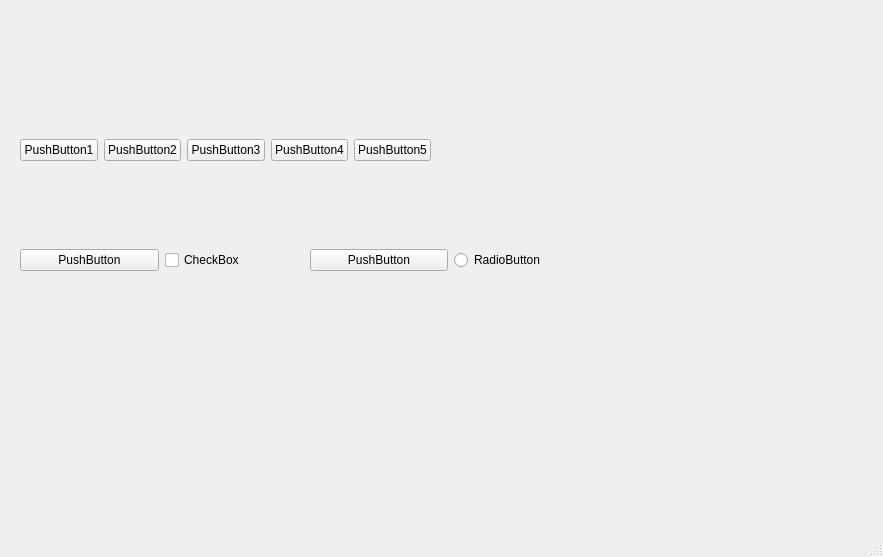
<?xml version="1.0" encoding="UTF-8"?>
<ui version="4.0">
 <class>MainWindow</class>
 <widget class="QMainWindow" name="MainWindow">
  <property name="geometry">
   <rect>
    <x>0</x>
    <y>0</y>
    <width>883</width>
    <height>557</height>
   </rect>
  </property>
  <property name="windowTitle">
   <string>MainWindow</string>
  </property>
  <widget class="QWidget" name="centralwidget">
   <widget class="QWidget" name="horizontalLayoutWidget">
    <property name="geometry">
     <rect>
      <x>20</x>
      <y>220</y>
      <width>573</width>
      <height>80</height>
     </rect>
    </property>
    <layout class="QHBoxLayout" name="horizontalLayout_2">
     <item>
      <widget class="QPushButton" name="pushButton_9">
       <property name="text">
        <string>PushButton</string>
       </property>
      </widget>
     </item>
     <item>
      <widget class="QCheckBox" name="checkBox">
       <property name="text">
        <string>CheckBox</string>
       </property>
      </widget>
     </item>
     <item>
      <widget class="QPushButton" name="pushButton_10">
       <property name="text">
        <string>PushButton</string>
       </property>
      </widget>
     </item>
     <item>
      <widget class="QRadioButton" name="radioButton">
       <property name="text">
        <string>RadioButton</string>
       </property>
      </widget>
     </item>
    </layout>
   </widget>
   <widget class="QWidget" name="">
    <property name="geometry">
     <rect>
      <x>20</x>
      <y>130</y>
      <width>411</width>
      <height>41</height>
     </rect>
    </property>
    <layout class="QHBoxLayout" name="horizontalLayout">
     <item>
      <widget class="QPushButton" name="pushButton">
       <property name="text">
        <string>PushButton1</string>
       </property>
      </widget>
     </item>
     <item>
      <widget class="QPushButton" name="pushButton_2">
       <property name="text">
        <string>PushButton2</string>
       </property>
      </widget>
     </item>
     <item>
      <widget class="QPushButton" name="pushButton_3">
       <property name="text">
        <string>PushButton3</string>
       </property>
      </widget>
     </item>
     <item>
      <widget class="QPushButton" name="pushButton_4">
       <property name="text">
        <string>PushButton4</string>
       </property>
      </widget>
     </item>
     <item>
      <widget class="QPushButton" name="pushButton_5">
       <property name="text">
        <string>PushButton5</string>
       </property>
      </widget>
     </item>
    </layout>
   </widget>
  </widget>
  <widget class="QMenuBar" name="menubar">
   <property name="geometry">
    <rect>
     <x>0</x>
     <y>0</y>
     <width>883</width>
     <height>23</height>
    </rect>
   </property>
  </widget>
  <widget class="QStatusBar" name="statusbar"/>
 </widget>
 <resources/>
 <connections/>
</ui>
